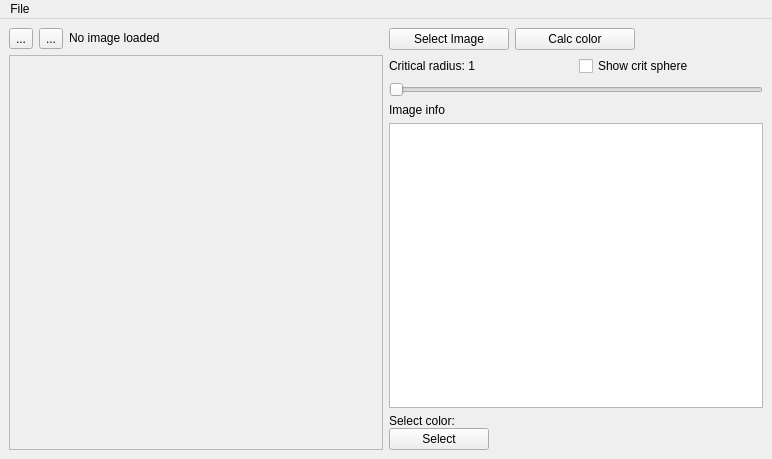
<?xml version="1.0" encoding="UTF-8"?>
<ui version="4.0">
 <class>MainWindow</class>
 <widget class="QMainWindow" name="MainWindow">
  <property name="geometry">
   <rect>
    <x>0</x>
    <y>0</y>
    <width>772</width>
    <height>459</height>
   </rect>
  </property>
  <property name="windowTitle">
   <string>MainWindow</string>
  </property>
  <widget class="QWidget" name="centralwidget">
   <layout class="QHBoxLayout" name="horizontalLayout">
    <item>
     <layout class="QVBoxLayout" name="ImageLayout">
      <item>
       <layout class="QHBoxLayout" name="horizontalLayout_2">
        <item>
         <widget class="QToolButton" name="PrevImageToolButton">
          <property name="text">
           <string>...</string>
          </property>
          <property name="iconSize">
           <size>
            <width>24</width>
            <height>24</height>
           </size>
          </property>
         </widget>
        </item>
        <item>
         <widget class="QToolButton" name="NextImageToolButton">
          <property name="text">
           <string>...</string>
          </property>
          <property name="iconSize">
           <size>
            <width>24</width>
            <height>24</height>
           </size>
          </property>
         </widget>
        </item>
        <item>
         <widget class="QLabel" name="CurrentImageLabel">
          <property name="sizePolicy">
           <sizepolicy hsizetype="Minimum" vsizetype="Maximum">
            <horstretch>0</horstretch>
            <verstretch>0</verstretch>
           </sizepolicy>
          </property>
          <property name="text">
           <string>No image loaded</string>
          </property>
         </widget>
        </item>
       </layout>
      </item>
      <item>
       <widget class="QScrollArea" name="scrollArea">
        <property name="sizePolicy">
         <sizepolicy hsizetype="Expanding" vsizetype="Expanding">
          <horstretch>0</horstretch>
          <verstretch>0</verstretch>
         </sizepolicy>
        </property>
        <property name="widgetResizable">
         <bool>true</bool>
        </property>
        <widget class="QWidget" name="scrollAreaWidgetContents">
         <property name="geometry">
          <rect>
           <x>0</x>
           <y>0</y>
           <width>370</width>
           <height>371</height>
          </rect>
         </property>
         <layout class="QVBoxLayout" name="verticalLayout">
          <item>
           <widget class="QLabel" name="ImageLabel">
            <property name="sizePolicy">
             <sizepolicy hsizetype="Preferred" vsizetype="Preferred">
              <horstretch>0</horstretch>
              <verstretch>0</verstretch>
             </sizepolicy>
            </property>
            <property name="text">
             <string/>
            </property>
           </widget>
          </item>
         </layout>
        </widget>
       </widget>
      </item>
     </layout>
    </item>
    <item>
     <layout class="QVBoxLayout" name="ControlsLayout">
      <property name="sizeConstraint">
       <enum>QLayout::SetDefaultConstraint</enum>
      </property>
      <item>
       <layout class="QVBoxLayout" name="ImageControlsLayout">
        <item>
         <layout class="QHBoxLayout" name="ImageButtonsLayout">
          <item>
           <widget class="QPushButton" name="SelectImageButton">
            <property name="sizePolicy">
             <sizepolicy hsizetype="Fixed" vsizetype="Fixed">
              <horstretch>0</horstretch>
              <verstretch>0</verstretch>
             </sizepolicy>
            </property>
            <property name="minimumSize">
             <size>
              <width>120</width>
              <height>0</height>
             </size>
            </property>
            <property name="text">
             <string>Select Image</string>
            </property>
           </widget>
          </item>
          <item>
           <widget class="QPushButton" name="CalcColorButton">
            <property name="sizePolicy">
             <sizepolicy hsizetype="Fixed" vsizetype="Fixed">
              <horstretch>0</horstretch>
              <verstretch>0</verstretch>
             </sizepolicy>
            </property>
            <property name="minimumSize">
             <size>
              <width>120</width>
              <height>0</height>
             </size>
            </property>
            <property name="text">
             <string>Calc color</string>
            </property>
           </widget>
          </item>
          <item>
           <spacer name="horizontalSpacer">
            <property name="orientation">
             <enum>Qt::Horizontal</enum>
            </property>
            <property name="sizeHint" stdset="0">
             <size>
              <width>40</width>
              <height>20</height>
             </size>
            </property>
           </spacer>
          </item>
         </layout>
        </item>
        <item>
         <layout class="QVBoxLayout" name="CriticalRadiusSliderLayout">
          <property name="spacing">
           <number>6</number>
          </property>
          <item>
           <layout class="QHBoxLayout" name="horizontalLayout_3">
            <item>
             <widget class="QLabel" name="CriticalRadiusLabel">
              <property name="text">
               <string>Critical radius: 1</string>
              </property>
             </widget>
            </item>
            <item>
             <widget class="QCheckBox" name="checkBox">
              <property name="text">
               <string>Show crit sphere</string>
              </property>
             </widget>
            </item>
           </layout>
          </item>
          <item>
           <widget class="QSlider" name="CriticalRadiusSlider">
            <property name="minimum">
             <number>1</number>
            </property>
            <property name="maximum">
             <number>442</number>
            </property>
            <property name="orientation">
             <enum>Qt::Horizontal</enum>
            </property>
           </widget>
          </item>
         </layout>
        </item>
        <item>
         <widget class="QLabel" name="ImageInfoLabel">
          <property name="frameShape">
           <enum>QFrame::NoFrame</enum>
          </property>
          <property name="text">
           <string>Image info</string>
          </property>
          <property name="alignment">
           <set>Qt::AlignLeading|Qt::AlignLeft|Qt::AlignTop</set>
          </property>
         </widget>
        </item>
        <item>
         <widget class="QPlainTextEdit" name="ImageInfoTextEdit">
          <property name="sizePolicy">
           <sizepolicy hsizetype="Minimum" vsizetype="Expanding">
            <horstretch>0</horstretch>
            <verstretch>0</verstretch>
           </sizepolicy>
          </property>
         </widget>
        </item>
       </layout>
      </item>
      <item>
       <layout class="QVBoxLayout" name="ColorControlsLayout">
        <property name="spacing">
         <number>0</number>
        </property>
        <item alignment="Qt::AlignLeft|Qt::AlignTop">
         <widget class="QLabel" name="SelectColorLabel">
          <property name="sizePolicy">
           <sizepolicy hsizetype="Minimum" vsizetype="Maximum">
            <horstretch>0</horstretch>
            <verstretch>0</verstretch>
           </sizepolicy>
          </property>
          <property name="text">
           <string>Select color:</string>
          </property>
          <property name="margin">
           <number>10</number>
          </property>
         </widget>
        </item>
        <item alignment="Qt::AlignTop">
         <widget class="KColorButton" name="kcolorbutton">
          <property name="sizePolicy">
           <sizepolicy hsizetype="Fixed" vsizetype="Fixed">
            <horstretch>0</horstretch>
            <verstretch>0</verstretch>
           </sizepolicy>
          </property>
          <property name="minimumSize">
           <size>
            <width>100</width>
            <height>0</height>
           </size>
          </property>
          <property name="text">
           <string>Select</string>
          </property>
          <property name="checkable">
           <bool>false</bool>
          </property>
          <property name="color">
           <color>
            <red>255</red>
            <green>0</green>
            <blue>0</blue>
           </color>
          </property>
         </widget>
        </item>
       </layout>
      </item>
     </layout>
    </item>
   </layout>
  </widget>
  <widget class="QMenuBar" name="menubar">
   <property name="geometry">
    <rect>
     <x>0</x>
     <y>0</y>
     <width>772</width>
     <height>28</height>
    </rect>
   </property>
   <widget class="QMenu" name="menuFile">
    <property name="title">
     <string>File</string>
    </property>
    <addaction name="actionOpen"/>
    <addaction name="actionQuit"/>
   </widget>
   <addaction name="menuFile"/>
  </widget>
  <action name="actionOpen">
   <property name="text">
    <string>Open</string>
   </property>
  </action>
  <action name="actionQuit">
   <property name="text">
    <string>Quit</string>
   </property>
  </action>
 </widget>
 <customwidgets>
  <customwidget>
   <class>KColorButton</class>
   <extends>QPushButton</extends>
   <header>kcolorbutton.h</header>
  </customwidget>
 </customwidgets>
 <resources/>
 <connections>
  <connection>
   <sender>SelectImageButton</sender>
   <signal>clicked()</signal>
   <receiver>actionOpen</receiver>
   <slot>trigger()</slot>
   <hints>
    <hint type="sourcelabel">
     <x>567</x>
     <y>53</y>
    </hint>
    <hint type="destinationlabel">
     <x>-1</x>
     <y>-1</y>
    </hint>
   </hints>
  </connection>
  <connection>
   <sender>actionQuit</sender>
   <signal>triggered()</signal>
   <receiver>MainWindow</receiver>
   <slot>close()</slot>
   <hints>
    <hint type="sourcelabel">
     <x>-1</x>
     <y>-1</y>
    </hint>
    <hint type="destinationlabel">
     <x>385</x>
     <y>229</y>
    </hint>
   </hints>
  </connection>
 </connections>
</ui>
